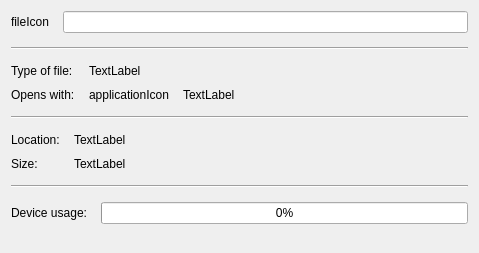
<?xml version="1.0" encoding="UTF-8"?>
<ui version="4.0">
 <class>GeneralFilePropertiesPage</class>
 <widget class="QWidget" name="GeneralFilePropertiesPage">
  <property name="geometry">
   <rect>
    <x>0</x>
    <y>0</y>
    <width>479</width>
    <height>253</height>
   </rect>
  </property>
  <property name="windowTitle">
   <string>File properties</string>
  </property>
  <layout class="QVBoxLayout" name="verticalLayout">
   <property name="spacing">
    <number>14</number>
   </property>
   <item>
    <layout class="QHBoxLayout" name="horizontalLayout">
     <item>
      <widget class="QLabel" name="fileIcon">
       <property name="text">
        <string notr="true">fileIcon</string>
       </property>
      </widget>
     </item>
     <item>
      <widget class="QLineEdit" name="fileName"/>
     </item>
    </layout>
   </item>
   <item>
    <widget class="Line" name="line_2">
     <property name="orientation">
      <enum>Qt::Horizontal</enum>
     </property>
    </widget>
   </item>
   <item>
    <layout class="QGridLayout" name="gridLayout_2">
     <property name="verticalSpacing">
      <number>10</number>
     </property>
     <item row="0" column="0">
      <widget class="QLabel" name="label_2">
       <property name="sizePolicy">
        <sizepolicy hsizetype="Maximum" vsizetype="Preferred">
         <horstretch>0</horstretch>
         <verstretch>0</verstretch>
        </sizepolicy>
       </property>
       <property name="text">
        <string>Type of file:</string>
       </property>
      </widget>
     </item>
     <item row="0" column="1" colspan="2">
      <widget class="QLabel" name="fileType">
       <property name="text">
        <string notr="true">TextLabel</string>
       </property>
      </widget>
     </item>
     <item row="1" column="0">
      <widget class="QLabel" name="openWithsLabel">
       <property name="sizePolicy">
        <sizepolicy hsizetype="Maximum" vsizetype="Preferred">
         <horstretch>0</horstretch>
         <verstretch>0</verstretch>
        </sizepolicy>
       </property>
       <property name="text">
        <string>Opens with:</string>
       </property>
      </widget>
     </item>
     <item row="1" column="1">
      <widget class="QLabel" name="applicationIcon">
       <property name="sizePolicy">
        <sizepolicy hsizetype="Maximum" vsizetype="Preferred">
         <horstretch>0</horstretch>
         <verstretch>0</verstretch>
        </sizepolicy>
       </property>
       <property name="text">
        <string notr="true">applicationIcon</string>
       </property>
      </widget>
     </item>
     <item row="1" column="2">
      <widget class="QLabel" name="applicationName">
       <property name="sizePolicy">
        <sizepolicy hsizetype="MinimumExpanding" vsizetype="Preferred">
         <horstretch>0</horstretch>
         <verstretch>0</verstretch>
        </sizepolicy>
       </property>
       <property name="text">
        <string notr="true">TextLabel</string>
       </property>
      </widget>
     </item>
    </layout>
   </item>
   <item>
    <widget class="Line" name="line">
     <property name="orientation">
      <enum>Qt::Horizontal</enum>
     </property>
    </widget>
   </item>
   <item>
    <layout class="QGridLayout" name="gridLayout">
     <property name="verticalSpacing">
      <number>10</number>
     </property>
     <item row="0" column="0">
      <widget class="QLabel" name="locationLabel">
       <property name="sizePolicy">
        <sizepolicy hsizetype="Maximum" vsizetype="Preferred">
         <horstretch>0</horstretch>
         <verstretch>0</verstretch>
        </sizepolicy>
       </property>
       <property name="text">
        <string>Location:</string>
       </property>
      </widget>
     </item>
     <item row="0" column="1">
      <widget class="QLabel" name="location">
       <property name="sizePolicy">
        <sizepolicy hsizetype="Expanding" vsizetype="Preferred">
         <horstretch>0</horstretch>
         <verstretch>0</verstretch>
        </sizepolicy>
       </property>
       <property name="text">
        <string notr="true">TextLabel</string>
       </property>
      </widget>
     </item>
     <item row="1" column="0">
      <widget class="QLabel" name="label_4">
       <property name="sizePolicy">
        <sizepolicy hsizetype="Maximum" vsizetype="Preferred">
         <horstretch>0</horstretch>
         <verstretch>0</verstretch>
        </sizepolicy>
       </property>
       <property name="text">
        <string>Size:</string>
       </property>
      </widget>
     </item>
     <item row="1" column="1">
      <widget class="QLabel" name="size">
       <property name="text">
        <string notr="true">TextLabel</string>
       </property>
      </widget>
     </item>
    </layout>
   </item>
   <item>
    <widget class="Line" name="lastLine">
     <property name="orientation">
      <enum>Qt::Horizontal</enum>
     </property>
    </widget>
   </item>
   <item>
    <layout class="QGridLayout" name="gridLayout_3">
     <item row="0" column="0">
      <widget class="QLabel" name="capacityLabel">
       <property name="sizePolicy">
        <sizepolicy hsizetype="Maximum" vsizetype="Preferred">
         <horstretch>0</horstretch>
         <verstretch>0</verstretch>
        </sizepolicy>
       </property>
       <property name="text">
        <string>Device usage:</string>
       </property>
      </widget>
     </item>
     <item row="0" column="1">
      <widget class="QProgressBar" name="capacityBar">
       <property name="value">
        <number>0</number>
       </property>
       <property name="alignment">
        <set>Qt::AlignCenter</set>
       </property>
       <property name="textVisible">
        <bool>true</bool>
       </property>
       <property name="orientation">
        <enum>Qt::Horizontal</enum>
       </property>
       <property name="invertedAppearance">
        <bool>false</bool>
       </property>
      </widget>
     </item>
    </layout>
   </item>
   <item>
    <spacer name="verticalSpacer">
     <property name="orientation">
      <enum>Qt::Vertical</enum>
     </property>
     <property name="sizeHint" stdset="0">
      <size>
       <width>20</width>
       <height>40</height>
      </size>
     </property>
    </spacer>
   </item>
  </layout>
 </widget>
 <resources/>
 <connections/>
</ui>
